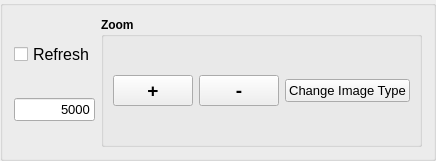
     <widget class="QGroupBox" name="groupBoxASControls">
      <property name="geometry">
       <rect>
        <x>10</x>
        <y>520</y>
        <width>421</width>
        <height>161</height>
       </rect>
      </property>
      <property name="title">
       <string/>
      </property>
      <layout class="QHBoxLayout" name="horizontalLayout_49">
       <item>
        <layout class="QHBoxLayout" name="horizontalLayout_43">
         <item>
          <layout class="QVBoxLayout" name="verticalLayout_35">
           <item>
            <widget class="QCheckBox" name="checkBoxRefreshCamera">
             <property name="font">
              <font>
               <pointsize>12</pointsize>
              </font>
             </property>
             <property name="text">
              <string>Refresh</string>
             </property>
            </widget>
           </item>
           <item>
            <widget class="QLineEdit" name="lineImageRefreshInterval">
             <property name="font">
              <font>
               <pointsize>10</pointsize>
               <weight>50</weight>
               <bold>false</bold>
              </font>
             </property>
             <property name="text">
              <string>5000</string>
             </property>
             <property name="alignment">
              <set>Qt::AlignRight|Qt::AlignTrailing|Qt::AlignVCenter</set>
             </property>
            </widget>
           </item>
          </layout>
         </item>
         <item>
          <widget class="QGroupBox" name="groupBox_ASZoom">
           <property name="font">
            <font>
             <weight>75</weight>
             <bold>true</bold>
            </font>
           </property>
           <property name="title">
            <string>Zoom</string>
           </property>
           <layout class="QHBoxLayout" name="horizontalLayout_42">
            <item>
             <layout class="QHBoxLayout" name="horizontalLayout_35">
              <item>
               <widget class="QPushButton" name="pushButtonZoomIn">
                <property name="font">
                 <font>
                  <pointsize>14</pointsize>
                  <weight>75</weight>
                  <bold>true</bold>
                 </font>
                </property>
                <property name="text">
                 <string>+</string>
                </property>
               </widget>
              </item>
              <item>
               <widget class="QPushButton" name="pushButtonZoomOut">
                <property name="font">
                 <font>
                  <pointsize>14</pointsize>
                  <weight>75</weight>
                  <bold>true</bold>
                 </font>
                </property>
                <property name="text">
                 <string>-</string>
                </property>
               </widget>
              </item>
             </layout>
            </item>
            <item>
             <widget class="QPushButton" name="pushButtonChangeImageType">
              <property name="font">
               <font>
                <pointsize>10</pointsize>
                <weight>50</weight>
                <bold>false</bold>
               </font>
              </property>
              <property name="text">
               <string>Change Image Type</string>
              </property>
             </widget>
            </item>
           </layout>
          </widget>
         </item>
        </layout>
       </item>
      </layout>
     </widget>
